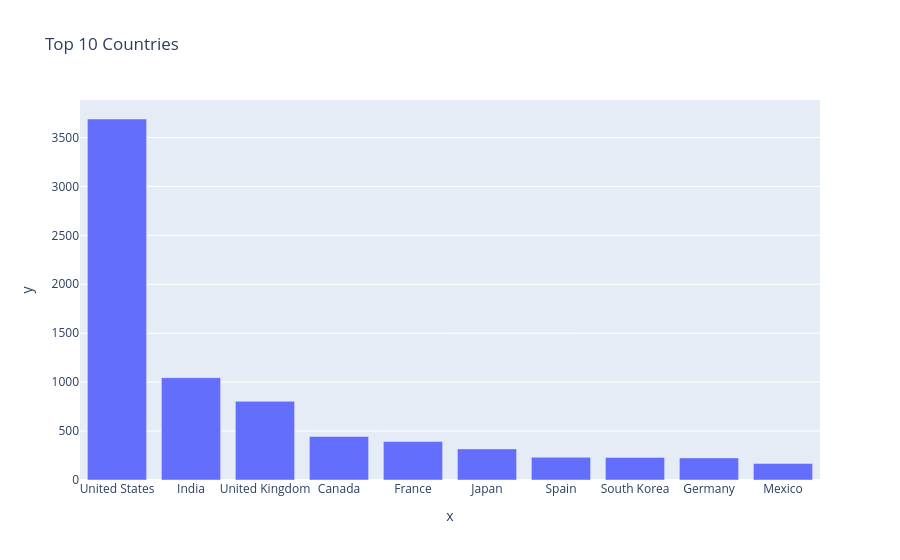

This figure's notebook cell:
### Markdown cell above
## 7. Country Analysis

### Code cell
file["country"].head(10)
country_df= file.assign(
    country=file["country"].str.split(", ")
).explode("country").reset_index(drop=True)
# Remove rows where country is missing
country_df = country_df.dropna(subset=["country"])

country_count= country_df["country"].value_counts()
top_country= country_count.head(10)
fig= px.bar(
    top_country,
    x=top_country.index,
    y=top_country.values,
    title="Top 10 Countries"
)
fig.show()
fig.write_image("../outputs/top_ten_country.png")

### Figure 1 — Plotly figure (JSON) as saved in the notebook; plotly's stock layout.template omitted (floating-point values rounded to 4 significant figures)
{"data": [{"hovertemplate": "x=%{x}<br>y=%{y}<extra></extra>", "legendgroup": "", "marker": {"color": "#636efa", "pattern": {"shape": ""}}, "name": "", "orientation": "v", "showlegend": false, "textposition": "auto", "type": "bar", "x": ["United States", "India", "United Kingdom", "Canada", "France", "Japan", "Spain", "South Korea", "Germany", "Mexico"], "xaxis": "x", "y": [3689, 1046, 804, 445, 393, 318, 232, 231, 226, 169], "yaxis": "y"}], "layout": {"barmode": "relative", "legend": {"tracegroupgap": 0}, "title": {"text": "Top 10 Countries"}, "xaxis": {"anchor": "y", "domain": [0, 1], "title": {"text": "x"}}, "yaxis": {"anchor": "x", "domain": [0, 1], "title": {"text": "y"}}}}
